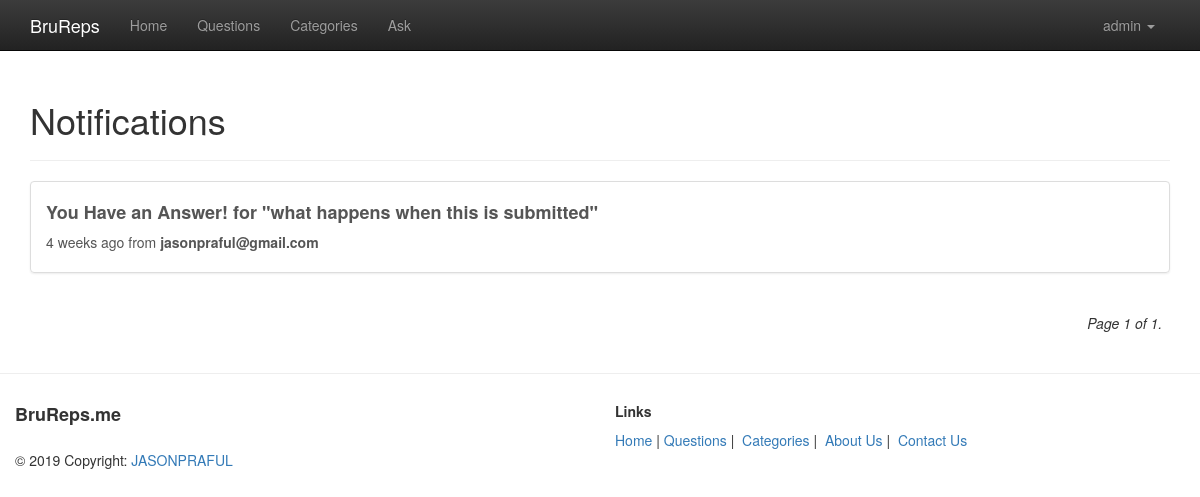
The app's page /questions/notifications/ (signed in) with its own data.
### accounts/models.py (models this page shows, shortened)
class User(AbstractUser):
    username = models.CharField(max_length=254, unique=True, blank=False,
                                validators=[
                                        RegexValidator(
                                        regex = USERNAME_REGEX,
                                        message = 'Username must be Alpahnumeric or contain any of the following: ".+ -" ',
                                        code='invalid_username'
                                        )]
                                )
    first_name = models.CharField(max_length=254, blank=False,
                                  validators=[
                                        RegexValidator(
                                        regex = NAME_REGEX,
                                        message = 'Name must be Alphabetic',
                                        code='invalid_first_name'
                                        )]
                                )
    last_name = models.CharField(max_length=254, blank=False,
                                  validators=[
                                        RegexValidator(
                                        regex = NAME_REGEX,
                                        message = 'Name must be Alphabetic',
                                        code='invalid_last_name'
                                        )]
                                )
    email = models.EmailField(unique=True, blank=False)
    bio = models.CharField(max_length=512, blank=True)
    birth_date = models.DateField(null=True, blank=True)
    height_field = models.IntegerField(default=600, null=True)
    width_field = models.IntegerField(default=600, null=True)
    USERNAME_FIELD = 'email' # use email to log in
    REQUIRED_FIELDS = ['username'] # required when user is created
    def get_absolute_url(self):
        return reverse("user_profile", kwargs={"username": self.username})

### questions/models.py (models this page shows, shortened)
class SendNotification(models.Model):
    user = models.ForeignKey(User, related_name='user', on_delete=models.CASCADE)
    from_user = models.ForeignKey(User, related_name='from_user', on_delete=models.CASCADE)
    question = models.ForeignKey(Question, on_delete=models.CASCADE)
    message = models.CharField(max_length=254)
    sent = models.DateTimeField(auto_now_add=True)
    viewed = models.BooleanField(default=False)
    class Meta:
        ordering = ['-sent']

class Question(models.Model):
    user = models.ForeignKey(User, on_delete=models.CASCADE)
    category = models.ForeignKey(Category, on_delete=models.CASCADE)
    qus = models.CharField(max_length=254, verbose_name="question")
    details = models.TextField(blank=True)
    slug = models.SlugField(unique=True, max_length=254)
    created = models.DateTimeField(auto_now_add=True)
    updated = models.DateTimeField(auto_now=True)
    def __unicode__(self):
        return self.qus
    def get_absolute_url(self):
        return reverse("questions:question_detail", kwargs={"slug": self.slug})
    class Meta:
        ordering = ['-updated', '-created']

### questions/views.py (the view)
@login_required()
def notification(request):
    user = request.user
    notification = SendNotification.objects.filter(user=user)
    notification.update(viewed=True)
    paginator = Paginator(notification, 12)
    page = request.GET.get("page")
    try:
        query_list = paginator.page(page)
    except PageNotAnInteger:
        query_list = paginator.page(1)
    except EmptyPage:
        query_list = paginator.page(paginator.num_pages)
    context = { "query_list": query_list }
    return render(request, "questions/notification.html", context)

### core/context_processors.py (called while the page is built)
def notification_count(request):
    if request.user.is_authenticated:
        user = request.user
        not_viewed = SendNotification.objects.filter(user=user, viewed=False).count()
        return {'not_viewed': not_viewed}
    return {}

### questions/templates/questions/notification.html (shortened to what this page needs)
{% extends "core/base.html" %}
{% block content %}
<h1>Notifications</h1>
<hr>
{% if query_list %}
{% for obj in query_list %}
    <div class="list-group">
    <a href="{{ obj.question.get_absolute_url }}" class="list-group-item list-group-item-action flex-column align-items-start">
    <div class="d-flex w-100 justify-content-between">
      <h4 class="mb-1"><b>{{ obj.message }} for "{{ obj.question }}"</b></h4>
        {{ obj.sent|timesince }} ago from <b>{{ obj.from_user }}</b>
    </div>
  </a>
</div>
{% endfor %}
{% else %}
No Notifications Found.
{% endif %}
{% include "core/paginator.html" %}
{% endblock content %}

### core/templates/core/navbar.html (shortened to what this page needs)
<nav class="navbar navbar-inverse navbar-fixed-top">
  <div class="container-fluid">
    <div class="navbar-header">
      <a class="navbar-brand" href="{% url 'home' %}" style="padding-left: 30px;">BruReps</a>
    </div>
    <div class="collapse navbar-collapse" id="bs-example-navbar-collapse-1">
      <ul class="nav navbar-nav">
        <li><a href="{% url 'home' %}">Home </a></li>
        <li><a href="{% url 'questions:question_list' %}">Questions</a></li>
        <li><a href="{% url 'questions:category_list' %}">Categories</a></li>
        <li><a href="{% url 'questions:question_ask' %}">Ask</a></li>
      </ul>
      <ul class="nav navbar-nav navbar-right" style="padding-right: 30px;">
        {% if request.user.is_authenticated %}
        <li class="dropdown">
          <a href="{{request.user.get_absolute_url}}" class="dropdown-toggle" data-toggle="dropdown" role="button" aria-haspopup="true" aria-expanded="false">
          {{ request.user.username }}
          <span class="caret"></span>
          </a>
        </li>
        {% else %}
        <li><a href="{% url 'login' %}">Login</a></li>
        <li><a href="{% url 'register' %}">Register</a></li>
        {% endif %}
      </ul>
    </div>
  </div>
</nav>

### records on screen
User: user.username "admin"
SendNotification: message "You Have an Answer!", question "what happens when this is submitted", sent "4 weeks", from_user "jasonpraful@gmail.com"

### other values on screen
{{ query_list.number }} "1"
{{ query_list.paginator.num_pages }} "1"
